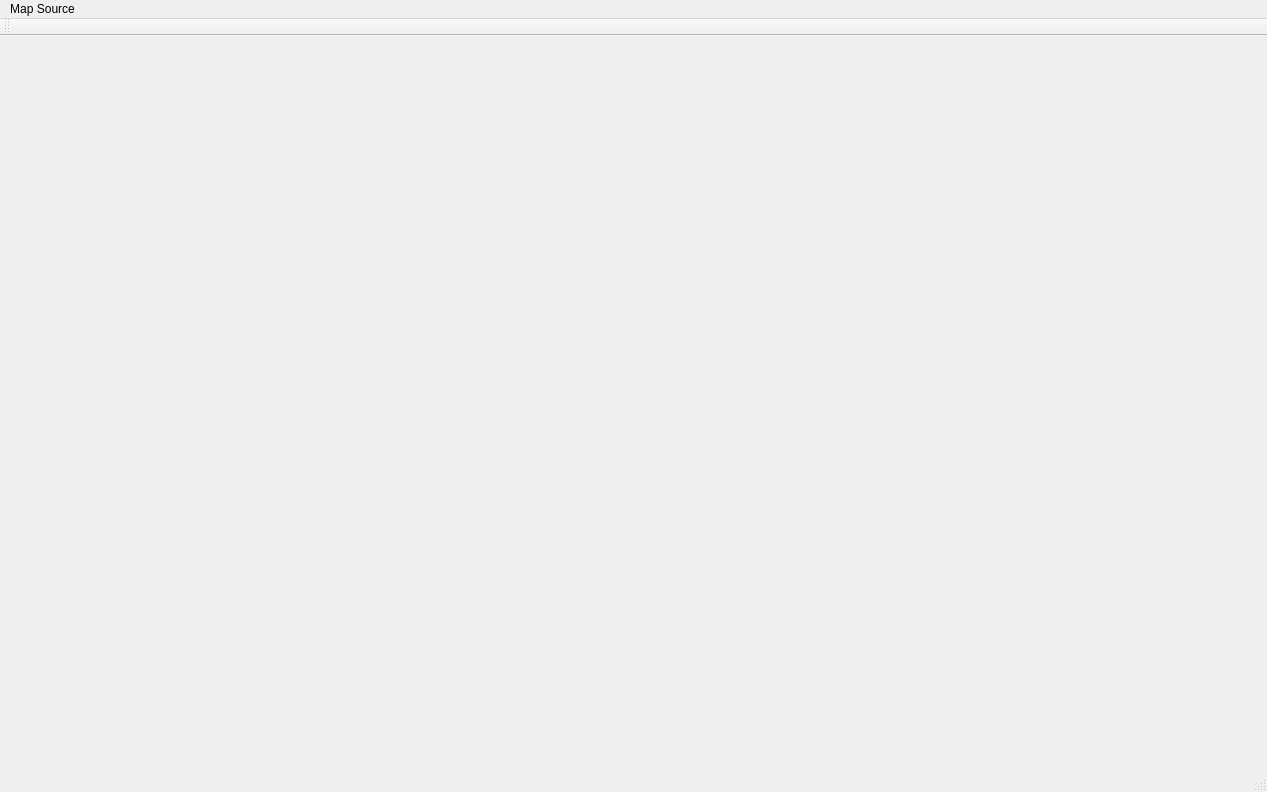
<?xml version="1.0" encoding="UTF-8"?>
<ui version="4.0">
 <class>MainWindow</class>
 <widget class="QMainWindow" name="MainWindow">
  <property name="geometry">
   <rect>
    <x>0</x>
    <y>0</y>
    <width>1267</width>
    <height>792</height>
   </rect>
  </property>
  <property name="windowTitle">
   <string>MainWindow</string>
  </property>
  <widget class="QWidget" name="centralWidget">
   <layout class="QVBoxLayout" name="verticalLayout">
    <item>
     <widget class="QStackedWidget" name="stackedWidget">
      <property name="currentIndex">
       <number>0</number>
      </property>
      <widget class="QWidget" name="page">
       <layout class="QVBoxLayout" name="verticalLayout_3">
        <item>
         <layout class="QHBoxLayout" name="horizontalLayout_2" stretch="1">
          <item>
           <widget class="Map" name="map" native="true"/>
          </item>
         </layout>
        </item>
       </layout>
      </widget>
      <widget class="QWidget" name="page_2">
       <widget class="QTableWidget" name="tableWidget">
        <property name="geometry">
         <rect>
          <x>10</x>
          <y>80</y>
          <width>611</width>
          <height>211</height>
         </rect>
        </property>
       </widget>
       <widget class="QLabel" name="lapLabel">
        <property name="geometry">
         <rect>
          <x>20</x>
          <y>30</y>
          <width>121</width>
          <height>16</height>
         </rect>
        </property>
        <property name="text">
         <string>TextLabel</string>
        </property>
       </widget>
       <widget class="QLabel" name="splitLabel">
        <property name="geometry">
         <rect>
          <x>20</x>
          <y>60</y>
          <width>121</width>
          <height>16</height>
         </rect>
        </property>
        <property name="text">
         <string>TextLabel</string>
        </property>
       </widget>
      </widget>
      <widget class="QWidget" name="page_3">
       <layout class="QVBoxLayout" name="verticalLayout_4">
        <item>
         <widget class="QScrollArea" name="plotScrollArea">
          <property name="widgetResizable">
           <bool>true</bool>
          </property>
          <widget class="QWidget" name="scrollAreaWidgetContents">
           <property name="geometry">
            <rect>
             <x>0</x>
             <y>0</y>
             <width>98</width>
             <height>28</height>
            </rect>
           </property>
          </widget>
         </widget>
        </item>
       </layout>
      </widget>
      <widget class="QWidget" name="page_4">
       <widget class="QPushButton" name="comPortPushButton">
        <property name="geometry">
         <rect>
          <x>90</x>
          <y>100</y>
          <width>131</width>
          <height>61</height>
         </rect>
        </property>
        <property name="text">
         <string>Select COM Port</string>
        </property>
       </widget>
       <widget class="QPushButton" name="replayPushButton">
        <property name="geometry">
         <rect>
          <x>260</x>
          <y>90</y>
          <width>121</width>
          <height>61</height>
         </rect>
        </property>
        <property name="text">
         <string>Connect</string>
        </property>
       </widget>
      </widget>
     </widget>
    </item>
   </layout>
  </widget>
  <widget class="QMenuBar" name="menuBar">
   <property name="geometry">
    <rect>
     <x>0</x>
     <y>0</y>
     <width>1267</width>
     <height>22</height>
    </rect>
   </property>
   <widget class="QMenu" name="menuMap_Soruce">
    <property name="title">
     <string>Map Source</string>
    </property>
    <addaction name="actionMapBox"/>
    <addaction name="actionGoogle"/>
   </widget>
   <addaction name="menuMap_Soruce"/>
  </widget>
  <widget class="QToolBar" name="mainToolBar">
   <attribute name="toolBarArea">
    <enum>TopToolBarArea</enum>
   </attribute>
   <attribute name="toolBarBreak">
    <bool>false</bool>
   </attribute>
  </widget>
  <widget class="QStatusBar" name="statusBar"/>
  <action name="actionMapBox">
   <property name="text">
    <string>MapBox</string>
   </property>
  </action>
  <action name="actionGoogle">
   <property name="text">
    <string>Google</string>
   </property>
  </action>
 </widget>
 <layoutdefault spacing="6" margin="11"/>
 <customwidgets>
  <customwidget>
   <class>Map</class>
   <extends>QWidget</extends>
   <header>map.h</header>
   <container>1</container>
  </customwidget>
 </customwidgets>
 <resources/>
 <connections/>
</ui>
